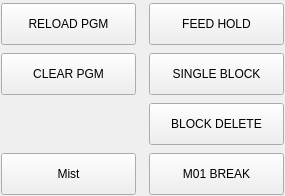
<?xml version="1.0" encoding="UTF-8"?>
<ui version="4.0">
 <class>USER_BUTTONS</class>
 <widget class="QWidget" name="USER_BUTTONS">
  <property name="geometry">
   <rect>
    <x>0</x>
    <y>0</y>
    <width>285</width>
    <height>196</height>
   </rect>
  </property>
  <property name="sizePolicy">
   <sizepolicy hsizetype="Preferred" vsizetype="Preferred">
    <horstretch>0</horstretch>
    <verstretch>0</verstretch>
   </sizepolicy>
  </property>
  <property name="windowTitle">
   <string>User Buttons</string>
  </property>
  <property name="layoutDirection">
   <enum>Qt::LeftToRight</enum>
  </property>
  <layout class="QGridLayout" name="gridLayout">
   <property name="leftMargin">
    <number>1</number>
   </property>
   <property name="topMargin">
    <number>3</number>
   </property>
   <property name="rightMargin">
    <number>1</number>
   </property>
   <property name="bottomMargin">
    <number>1</number>
   </property>
   <property name="horizontalSpacing">
    <number>3</number>
   </property>
   <property name="verticalSpacing">
    <number>8</number>
   </property>
   <item row="2" column="2">
    <widget class="ActionButton" name="block_delete_button">
     <property name="sizePolicy">
      <sizepolicy hsizetype="Preferred" vsizetype="Fixed">
       <horstretch>0</horstretch>
       <verstretch>0</verstretch>
      </sizepolicy>
     </property>
     <property name="minimumSize">
      <size>
       <width>135</width>
       <height>42</height>
      </size>
     </property>
     <property name="maximumSize">
      <size>
       <width>16777215</width>
       <height>42</height>
      </size>
     </property>
     <property name="focusPolicy">
      <enum>Qt::NoFocus</enum>
     </property>
     <property name="styleSheet">
      <string notr="true">QPushButton {
   	font: 15pt &quot;Probe Basic Bebas Mono&quot;;
}</string>
     </property>
     <property name="text">
      <string>BLOCK DELETE</string>
     </property>
     <property name="checkable">
      <bool>true</bool>
     </property>
     <property name="actionName" stdset="0">
      <string>program.block-delete.toggle</string>
     </property>
    </widget>
   </item>
   <item row="3" column="2">
    <widget class="ActionButton" name="m01_break_button">
     <property name="sizePolicy">
      <sizepolicy hsizetype="Preferred" vsizetype="Fixed">
       <horstretch>0</horstretch>
       <verstretch>0</verstretch>
      </sizepolicy>
     </property>
     <property name="minimumSize">
      <size>
       <width>135</width>
       <height>42</height>
      </size>
     </property>
     <property name="maximumSize">
      <size>
       <width>16777215</width>
       <height>42</height>
      </size>
     </property>
     <property name="focusPolicy">
      <enum>Qt::NoFocus</enum>
     </property>
     <property name="styleSheet">
      <string notr="true">QPushButton {
   	font: 15pt &quot;Probe Basic Bebas Mono&quot;;
}</string>
     </property>
     <property name="text">
      <string>M01 BREAK</string>
     </property>
     <property name="checkable">
      <bool>true</bool>
     </property>
     <property name="actionName" stdset="0">
      <string>program.optional-stop.toggle</string>
     </property>
    </widget>
   </item>
   <item row="1" column="2">
    <widget class="ActionButton" name="single_block_button">
     <property name="sizePolicy">
      <sizepolicy hsizetype="Preferred" vsizetype="Fixed">
       <horstretch>0</horstretch>
       <verstretch>0</verstretch>
      </sizepolicy>
     </property>
     <property name="minimumSize">
      <size>
       <width>135</width>
       <height>42</height>
      </size>
     </property>
     <property name="maximumSize">
      <size>
       <width>16777215</width>
       <height>42</height>
      </size>
     </property>
     <property name="focusPolicy">
      <enum>Qt::NoFocus</enum>
     </property>
     <property name="styleSheet">
      <string notr="true">QPushButton {
   	font: 15pt &quot;Probe Basic Bebas Mono&quot;;
}</string>
     </property>
     <property name="text">
      <string>SINGLE BLOCK</string>
     </property>
     <property name="actionName" stdset="0">
      <string>program.step</string>
     </property>
    </widget>
   </item>
   <item row="3" column="0">
    <widget class="ActionButton" name="mist_button">
     <property name="sizePolicy">
      <sizepolicy hsizetype="Preferred" vsizetype="Fixed">
       <horstretch>1</horstretch>
       <verstretch>0</verstretch>
      </sizepolicy>
     </property>
     <property name="minimumSize">
      <size>
       <width>135</width>
       <height>42</height>
      </size>
     </property>
     <property name="maximumSize">
      <size>
       <width>16777215</width>
       <height>42</height>
      </size>
     </property>
     <property name="focusPolicy">
      <enum>Qt::NoFocus</enum>
     </property>
     <property name="styleSheet">
      <string notr="true">QPushButton {
   	font: 15pt &quot;Probe Basic Bebas Mono&quot;;
}</string>
     </property>
     <property name="text">
      <string>Mist</string>
     </property>
     <property name="checkable">
      <bool>true</bool>
     </property>
     <property name="actionName" stdset="0">
      <string>coolant.mist.toggle</string>
     </property>
    </widget>
   </item>
   <item row="0" column="2">
    <widget class="ActionButton" name="feed_hold_button">
     <property name="sizePolicy">
      <sizepolicy hsizetype="Preferred" vsizetype="Fixed">
       <horstretch>0</horstretch>
       <verstretch>0</verstretch>
      </sizepolicy>
     </property>
     <property name="minimumSize">
      <size>
       <width>135</width>
       <height>42</height>
      </size>
     </property>
     <property name="maximumSize">
      <size>
       <width>16777215</width>
       <height>42</height>
      </size>
     </property>
     <property name="focusPolicy">
      <enum>Qt::NoFocus</enum>
     </property>
     <property name="styleSheet">
      <string notr="true">QPushButton {
   	font: 15pt &quot;Probe Basic Bebas Mono&quot;;
}</string>
     </property>
     <property name="text">
      <string>FEED HOLD</string>
     </property>
     <property name="checkable">
      <bool>true</bool>
     </property>
     <property name="rules" stdset="0">
      <string>[{&quot;channels&quot;: [{&quot;url&quot;: &quot;status:interp_state?text&quot;, &quot;trigger&quot;: true}], &quot;property&quot;: &quot;Checked&quot;, &quot;expression&quot;: &quot;ch[0] == 'Paused'&quot;, &quot;name&quot;: &quot;check when paused&quot;}]</string>
     </property>
     <property name="actionName" stdset="0">
      <string>program.pause</string>
     </property>
    </widget>
   </item>
   <item row="1" column="0">
    <widget class="ActionButton" name="clear_program_button">
     <property name="sizePolicy">
      <sizepolicy hsizetype="Preferred" vsizetype="Fixed">
       <horstretch>0</horstretch>
       <verstretch>0</verstretch>
      </sizepolicy>
     </property>
     <property name="minimumSize">
      <size>
       <width>135</width>
       <height>42</height>
      </size>
     </property>
     <property name="maximumSize">
      <size>
       <width>16777215</width>
       <height>42</height>
      </size>
     </property>
     <property name="focusPolicy">
      <enum>Qt::NoFocus</enum>
     </property>
     <property name="styleSheet">
      <string notr="true">QPushButton {
   	font: 15pt &quot;Probe Basic Bebas Mono&quot;;
}</string>
     </property>
     <property name="text">
      <string>CLEAR PGM</string>
     </property>
     <property name="checkable">
      <bool>false</bool>
     </property>
     <property name="actionName" stdset="0">
      <string>program.clear</string>
     </property>
    </widget>
   </item>
   <item row="0" column="0">
    <widget class="ActionButton" name="reload_program_button">
     <property name="sizePolicy">
      <sizepolicy hsizetype="Preferred" vsizetype="Fixed">
       <horstretch>0</horstretch>
       <verstretch>0</verstretch>
      </sizepolicy>
     </property>
     <property name="minimumSize">
      <size>
       <width>135</width>
       <height>42</height>
      </size>
     </property>
     <property name="maximumSize">
      <size>
       <width>16777215</width>
       <height>42</height>
      </size>
     </property>
     <property name="focusPolicy">
      <enum>Qt::NoFocus</enum>
     </property>
     <property name="layoutDirection">
      <enum>Qt::LeftToRight</enum>
     </property>
     <property name="styleSheet">
      <string notr="true">QPushButton {
   	font: 15pt &quot;Probe Basic Bebas Mono&quot;;
}</string>
     </property>
     <property name="text">
      <string>RELOAD PGM</string>
     </property>
     <property name="checkable">
      <bool>false</bool>
     </property>
     <property name="actionName" stdset="0">
      <string>program.reload</string>
     </property>
    </widget>
   </item>
   <item row="0" column="1">
    <widget class="QLabel" name="label">
     <property name="sizePolicy">
      <sizepolicy hsizetype="Preferred" vsizetype="Preferred">
       <horstretch>1</horstretch>
       <verstretch>0</verstretch>
      </sizepolicy>
     </property>
    </widget>
   </item>
   <item row="1" column="1">
    <widget class="QLabel" name="label_2">
     <property name="sizePolicy">
      <sizepolicy hsizetype="Preferred" vsizetype="Preferred">
       <horstretch>1</horstretch>
       <verstretch>0</verstretch>
      </sizepolicy>
     </property>
    </widget>
   </item>
   <item row="2" column="1">
    <widget class="QLabel" name="label_3">
     <property name="sizePolicy">
      <sizepolicy hsizetype="Preferred" vsizetype="Preferred">
       <horstretch>1</horstretch>
       <verstretch>0</verstretch>
      </sizepolicy>
     </property>
    </widget>
   </item>
   <item row="3" column="1">
    <widget class="QLabel" name="label_4">
     <property name="sizePolicy">
      <sizepolicy hsizetype="Preferred" vsizetype="Preferred">
       <horstretch>1</horstretch>
       <verstretch>0</verstretch>
      </sizepolicy>
     </property>
    </widget>
   </item>
  </layout>
 </widget>
 <customwidgets>
  <customwidget>
   <class>ActionButton</class>
   <extends>QPushButton</extends>
   <header>qtpyvcp.widgets.button_widgets.action_button</header>
  </customwidget>
 </customwidgets>
 <resources/>
 <connections/>
</ui>
